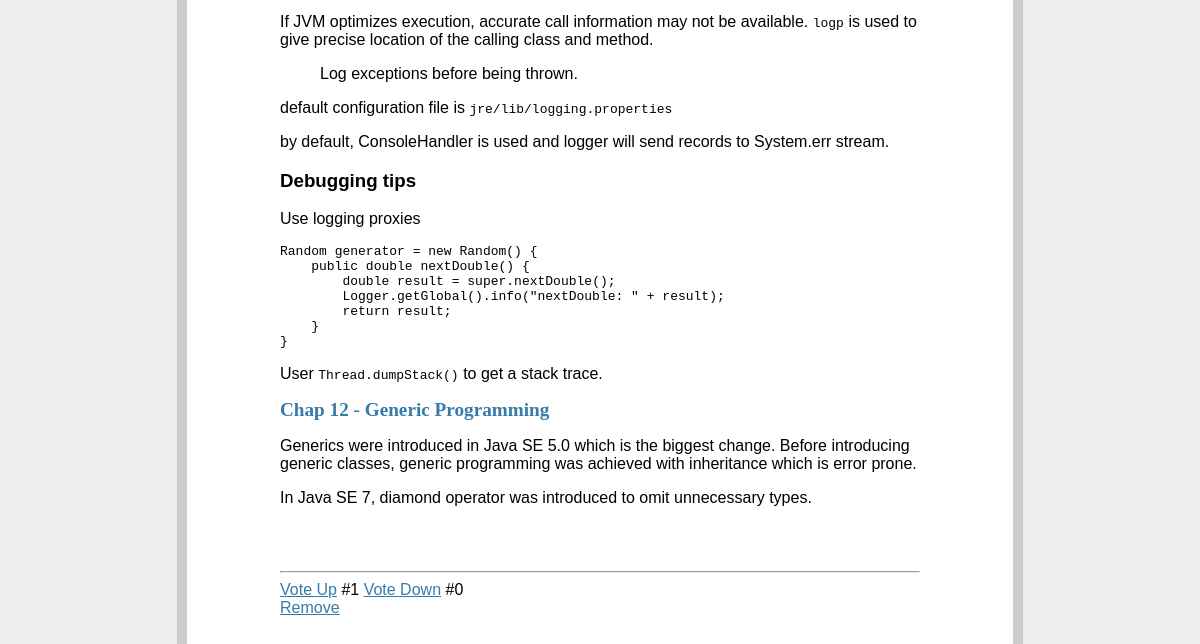
The app's page /doc/7 (lower part), older data.
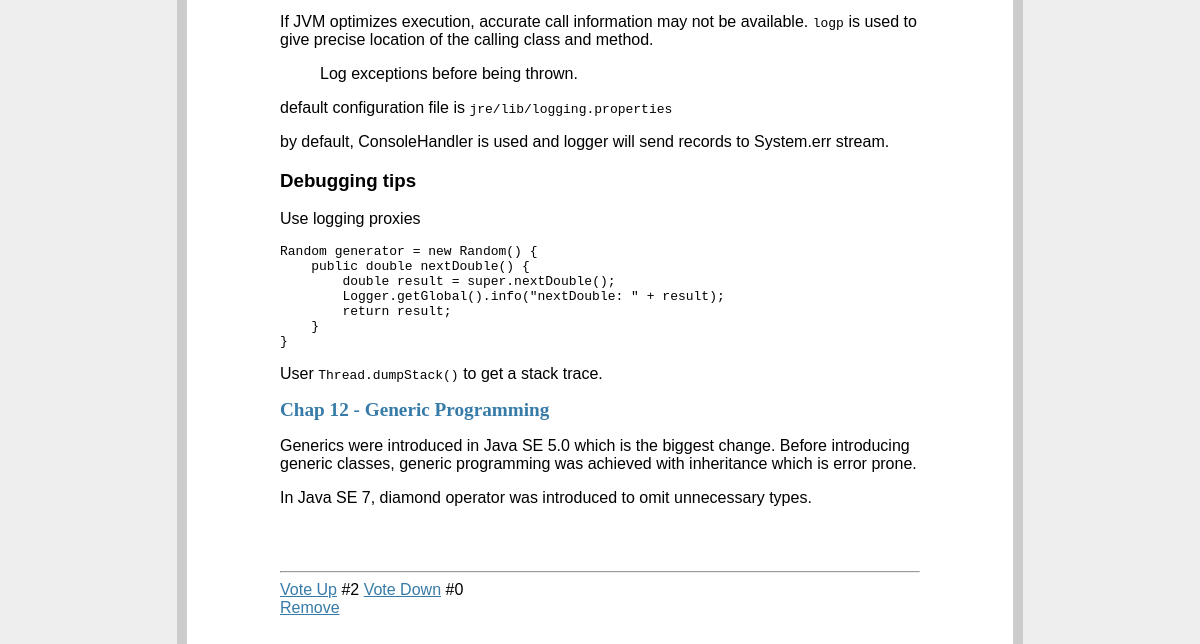
The same page, newer data.
### tables this page shows
CREATE TABLE docs (
	id integer primary key autoincrement,
	title text not null,
	content text not null,
	tag_id integer,
	upvote integer,
	downvote integer
);

### server.py (the view)
@app.route('/doc/<int:docid>')
def doc(docid):
    db=get_db()
    cur=db.execute("select id, title, content, tag_id, upvote, \
        downvote from docs where id=?", [str(docid)])
    doc=cur.fetchone()
    cur=db.execute("select id, name from tags where id=?", \
            [str(doc[3])])
    tag=cur.fetchone()
    if 'json' != request.args.get('format'):
        return render_template('show_doc_details.html', doc=doc, \
            tag=tag)
    else:
        return jsonify({'id':doc[0], 'title':doc[1], \
                'content':doc[2], 'tag_id':doc[3], \
                'upvote':doc[4], 'downvote':doc[5], \
                'tagname':tag[1]})

### server.py (called while the page is built)
def connect_db():
    rv=sqlite3.connect(app.config['DATABASE'])
    rv.row_factory=sqlite3.Row
    return rv

def get_db():
    if not hasattr(g, 'sqlite_db'):
        g.sqlite_db=connect_db()
    return g.sqlite_db

### templates/show_doc_details.html (shortened to what this page needs)
{% extends "layout.html" %}
{% block body %}
  <div class="doc">
    <div class="content">
        {{ doc[2]|safe }}
    </div>
    <hr>
    <div class="vote">
        <a href="/doc/{{ doc[0] }}/upvote">Vote Up</a> #{{ doc[4] }}
        <a href="/doc/{{ doc[0] }}/downvote">Vote Down</a> #{{ doc[5] }}
    </div>
      <div>
          <a href="/doc/{{ doc[0] }}/remove">Remove</a>
      </div>
  </div>
{% endblock %}

Row changes from the older to the newer data that the page shows:
changed docs: upvote "1" → "2"
